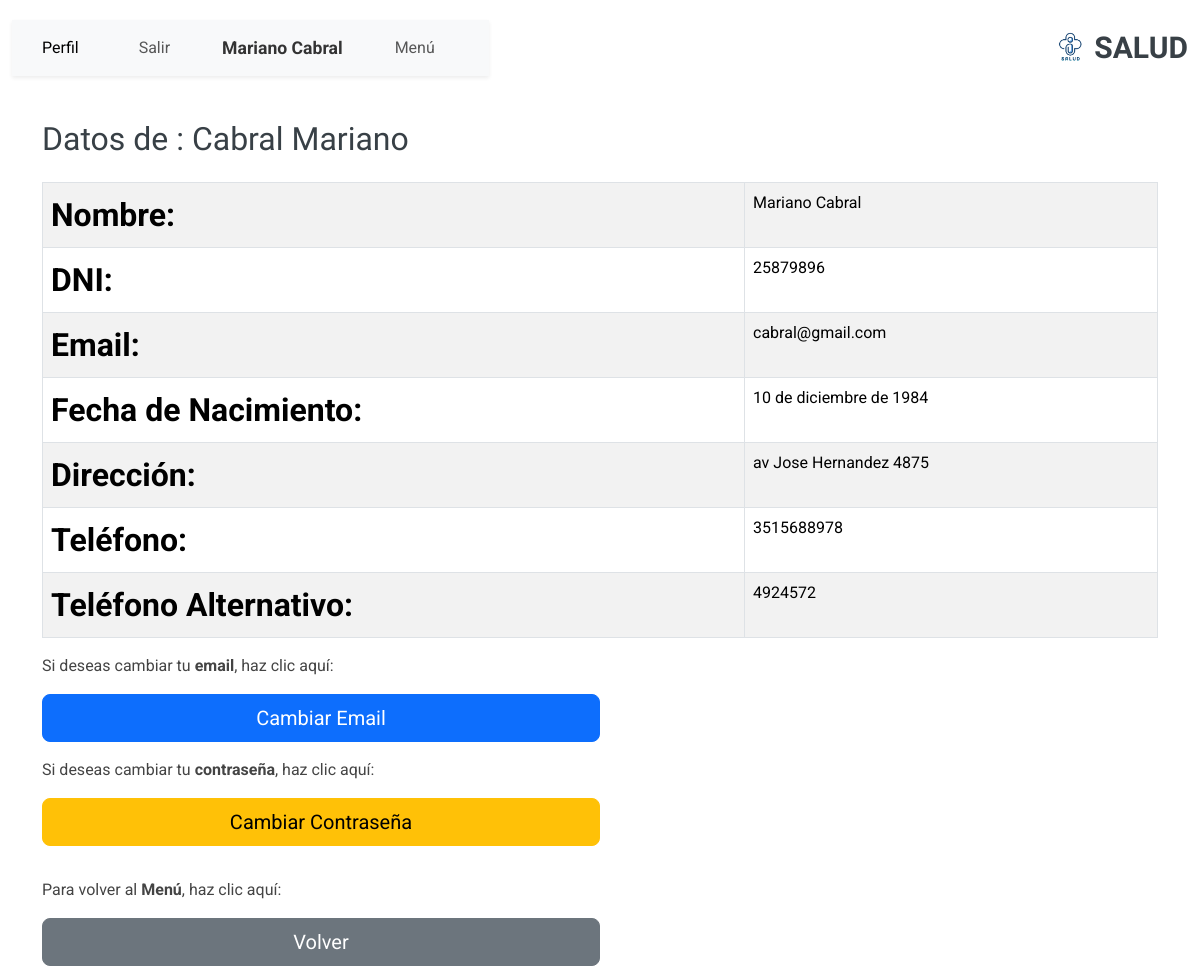
/persona/perfil/ (signed in), run on the app's committed database.
### account/models.py (models this page shows, shortened)
class Profile(models.Model):
    user = models.OneToOneField(settings.AUTH_USER_MODEL, on_delete=models.CASCADE)
    nombre = models.CharField(max_length=30, blank=True, null=True)
    apellido = models.CharField(max_length=30, blank=True, null=True)
    dni = models.CharField(max_length=15, blank=True, null=True)
    fecha_nacimiento = models.DateField(blank=True, null=True)
    email = models.EmailField(max_length=254, unique=True)
    rol = models.CharField(
        max_length=20,
        choices=[
            ('jugador', 'Jugador'),  # Valor predeterminado actualizado a "jugador"
            ('medico', 'Médico'),
            ('representante', 'Representante'),
        ],
        default='jugador'
    )
    class Meta:
        ordering = ['user__username']

### persona/models.py (models this page shows, shortened)
class Persona(models.Model):
    profile = models.OneToOneField(Profile, on_delete=models.CASCADE)
    direccion = models.CharField(max_length=255, blank=True, null=True)
    telefono = models.CharField(max_length=15, blank=True, null=True)
    telefono_alternativo = models.CharField(max_length=15, blank=True, null=True)

### persona/views.py (the view)
# urls.py: path('perfil/', views.perfil, name='perfil'),
def perfil(request):
    profile = request.user.profile
    persona = getattr(profile, 'persona', None)
    jugador = None
    if persona:
        jugador = getattr(persona, 'jugador', None)
    return render(request, 'persona/perfil.html', {
        'profile': profile,  # Pasamos el perfil
        'persona': persona,  # Pasamos la persona
        'jugador': jugador,  # Pasamos el jugador (si existe)
    })

### persona/templates/persona/perfil.html
{% extends 'core/base.html' %}
{% block content %}
    <div class="container mt-4">
        <h2 class="mb-4">Datos de :  {{ profile.apellido }}  {{ profile.nombre }} </h2>
        <div class="table-responsive">
            <table class="table table-bordered table-striped">
                <tbody>
                    <tr>
                        <th>Nombre:</th>
                        <td>{{ profile.nombre }} {{ profile.apellido }}</td>
                    </tr>
                    <tr>
                        <th>DNI:</th>
                        <td>{{ profile.dni }}</td>
                    </tr>
                    <tr>
                        <th>Email:</th>
                        <td>{{ profile.email }}</td>
                    </tr>
                    <tr>
                        <th>Fecha de Nacimiento:</th>
                        <td>{{ profile.fecha_nacimiento }}</td>
                    </tr>
                    <tr>
                        <th>Dirección:</th>
                        <td>{{ persona.direccion }}</td>
                    </tr>
                    <tr>
                        <th>Teléfono:</th>
                        <td>{{ persona.telefono }}</td>
                    </tr>
                    <tr>
                        <th>Teléfono Alternativo:</th>
                        <td>{{ persona.telefono_alternativo }}</td>
                    </tr>
                </tbody>
            </table>
        </div>
        <div class="d-flex flex-column align-items-start">
            <p>Si deseas cambiar tu <strong>email</strong>, haz clic aquí:</p>
            <a href="{% url 'modificar_email' %}" class="btn btn-primary btn-lg mb-3 w-50">Cambiar Email</a>
            <p>Si deseas cambiar tu <strong>contraseña</strong>, haz clic aquí:</p>
            <a href="{% url 'modificar_contrasena' %}" class="btn btn-warning btn-lg w-50 mb-3">Cambiar Contraseña</a>
        </div>
        <div class="mt-3">
            <p>Para volver al <strong>Menú</strong>, haz clic aquí:</p>
            {% if profile.rol == 'jugador' %}
                <a href="{% url 'menu_jugador' %}" class="btn btn-secondary btn-lg w-50">Volver</a>
            {% elif profile.rol == 'medico' %}
                <a href="{% url 'medico_home' %}" class="btn btn-secondary btn-lg w-50">Volver</a>
            {% elif profile.rol == 'representante' %}
                <a href="{% url 'representante_home' %}" class="btn btn-secondary btn-lg w-50">Volver</a>
            {% else %}
                <a href="{% url 'menu_jugador' %}" class="btn btn-secondary btn-lg w-50">Volver</a>
            {% endif %}
        </div>
    </div>
{% endblock %}

### core/templates/core/base.html (shortened to what this page needs)
<!DOCTYPE html>
<html lang="en">
<head>
    {% load static %}
    <link rel="stylesheet" href="https://cdnjs.cloudflare.com/ajax/libs/font-awesome/5.15.4/css/all.min.css">
    <link href="https://cdn.jsdelivr.net/npm/bootstrap@5.3.0-alpha1/dist/css/bootstrap.min.css" rel="stylesheet">
    <link href="{% static 'core/vendor/bootstrap/css/bootstrap.min.css' %}" rel="stylesheet">
    <link href="{% static 'core/vendor/bootstrap-icons/bootstrap-icons.css' %}" rel="stylesheet">
    <link href="{% static 'core/vendor/aos/aos.css' %}" rel="stylesheet">
    <link href="{% static 'core/vendor/glightbox/css/glightbox.min.css' %}" rel="stylesheet">
    <link href="{% static 'core/vendor/swiper/swiper-bundle.min.css' %}" rel="stylesheet">
    <link href="{% static 'core/css/main.css' %}" rel="stylesheet">
</head>
<body class="index-page">
    <header id="header" class="header d-flex align-items-center sticky-top">
        <div class="container-fluid position-relative d-flex align-items-center justify-content-between">
            <a href="index.html" class="logo d-flex align-items-center me-auto me-xl-0">
                <img src="{% static 'core/img/logoapp.png' %}" alt="Logo">
                <h1 class="sitename">SALUD</h1>
            </a>
            <nav id="navmenu" class="navbar navbar-expand-lg navbar-light bg-light shadow-sm sticky-top">
                <div class="container-fluid">
                    <div class="collapse navbar-collapse" id="navbarNav">
                        <ul class="navbar-nav ms-auto">
                            {% if request.path != '/account/login/' %}
                                {% if user.is_authenticated %}
                                    <li class="nav-item me-4">
                                        <a href="{% url 'perfil' %}" class="nav-link active">Perfil</a>
                                    </li>
                                    <li class="nav-item me-4">
                                        <button type="button" class="btn btn-link nav-link" data-bs-toggle="modal" data-bs-target="#logoutModal">
                                            Salir
                                        </button>
                                    </li>
                                    <li class="nav-item me-4 align-self-center">
                                        <span class="navbar-text fw-bold">
                                            {{ profile.nombre }} {{ profile.apellido }}
                                        </span>
                                    </li>
                                    {% if profile.rol == 'jugador' %}
                                    <li class="nav-item me-4">
                                        <a href="{% url 'menu_jugador' %}" class="nav-link">Menú</a>
                                    </li>
                                    {% endif %}
                                {% endif %}
                            {% endif %}
                        </ul>
                    </div>
                </div>
            </nav>
        </div>
    </header>
    {% block content %}{% endblock %}
</body>
</html>

### core/static/core/css/main.css (style rules this page uses)
:root { --default-font: "Roboto", system-ui, -apple-system, "Segoe UI", Roboto, "Helvetica Neue", Arial, "Noto Sans", "Liberation Sans", sans-serif, "Apple Color Emoji", "Segoe UI Emoji", "Segoe UI Symbol", "Noto Color Emoji"; --heading-font: "Raleway", sans-serif; --nav-font: "Poppins", sans-serif; }
:root { --background-color: #ffffff; --default-color: #444444; --heading-color: #384046; --accent-color: #3498db; --surface-color: #ffffff; --contrast-color: #ffffff; }
:root { --nav-color: #444444; --nav-hover-color: #3498db; --nav-mobile-background-color: #ffffff; --nav-dropdown-background-color: #ffffff; --nav-dropdown-color: #444444; --nav-dropdown-hover-color: #3498db; }
:root { scroll-behavior: smooth; }
body { color: var(--default-color); background-color: var(--background-color); font-family: var(--default-font); }
a { color: var(--accent-color); text-decoration: none; transition: 0.3s; }
h1, h2, h3, h4, h5, h6 { color: var(--heading-color); font-family: var(--heading-font); }
.header { color: var(--default-color); background-color: var(--background-color); padding: 20px 0; transition: all 0.5s; z-index: 997; }
.header .logo { line-height: 1; }
.header .logo img { max-height: 36px; margin-right: 8px; }
.header .logo h1 { font-size: 30px; margin: 0; font-weight: 700; color: var(--heading-color); }
@media (max-width: 1200px) { .header .logo { order: 1; } }
table th:first-child { text-align: left; font-size: 2rem; }
.navbar-nav .nav-link { transition: transform 0.3s ease; }
#navmenu { background-color: #f8f9fa; }
#navmenu .navbar-text { color: #333; font-size: 1.1rem; }
#navmenu .nav-item { padding: 0 10px; }

### data on the page
Profile: nombre "Mariano", apellido "Cabral", dni "25879896", email "cabral@gmail.com", fecha_nacimiento "10 de diciembre de 1984"
Persona: direccion "av Jose Hernandez 4875", telefono "3515688978", telefono_alternativo "4924572"
